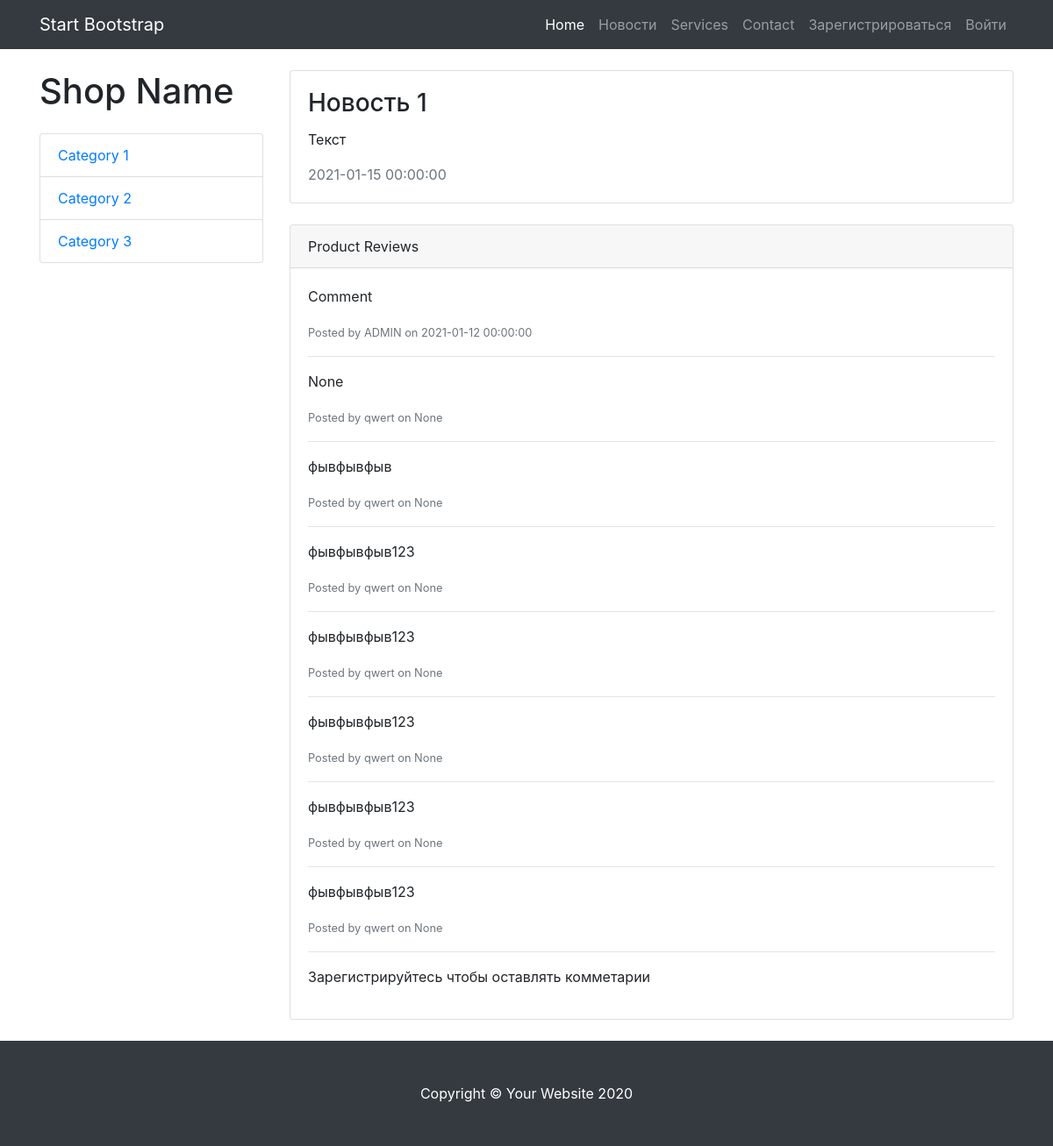
Screenshot of /news/1 with the database file from the repository.
### data/news.py (models this page shows, shortened)
class News(SqlAlchemyBase, SerializerMixin):
    __tablename__ = 'news'
    id = sqlalchemy.Column(sqlalchemy.Integer,
                           primary_key=True, autoincrement=True)
    title = sqlalchemy.Column(sqlalchemy.String, nullable=True)
    content = sqlalchemy.Column(sqlalchemy.String, nullable=True)
    image = sqlalchemy.Column(sqlalchemy.String, nullable=True)
    created_date = sqlalchemy.Column(sqlalchemy.DateTime,
                                     default=datetime.datetime.now)
    is_private = sqlalchemy.Column(sqlalchemy.Boolean, default=True)
    user_id = sqlalchemy.Column(sqlalchemy.Integer,
                                sqlalchemy.ForeignKey("users.id"))
    user = orm.relation('User')

### data/comments.py (models this page shows)
class Comments(SqlAlchemyBase):
    __tablename__ = 'comments'
    id = sqlalchemy.Column(sqlalchemy.Integer,
                           primary_key=True, autoincrement=True)
    author_id = sqlalchemy.Column(sqlalchemy.Integer, sqlalchemy.ForeignKey("users.id"),
                                  nullable=True)
    text = sqlalchemy.Column(sqlalchemy.String, nullable=True)
    connected_to_id = sqlalchemy.Column(sqlalchemy.Integer)
    table_name = sqlalchemy.Column(sqlalchemy.String)
    likes_count = sqlalchemy.Column(sqlalchemy.Integer, nullable=True)
    date = sqlalchemy.Column(sqlalchemy.DateTime, nullable=True)
    empty = sqlalchemy.Column(sqlalchemy.Boolean, nullable=True)
    author = orm.relation('User')

### data/users.py (models this page shows, shortened)
class User(SqlAlchemyBase, UserMixin, SerializerMixin):
    __tablename__ = 'users'
    id = sqlalchemy.Column(sqlalchemy.Integer,
                           primary_key=True, autoincrement=True)
    name = sqlalchemy.Column(sqlalchemy.String, nullable=True)
    about = sqlalchemy.Column(sqlalchemy.String, nullable=True)
    email = sqlalchemy.Column(sqlalchemy.String,
                              index=True, unique=True, nullable=True)
    hashed_password = sqlalchemy.Column(sqlalchemy.String, nullable=True)
    created_date = sqlalchemy.Column(sqlalchemy.DateTime,
                                     default=datetime.datetime.now)
    news = orm.relation("News", back_populates='user')

### main.py (the view)
@app.route("/news/<int:id>", methods=['GET', 'POST'])
def news_item(id):
    db_sess = db_session.create_session()
    if current_user.is_authenticated:
        form = CommentForm()
        if form.validate_on_submit():
            comm = Comments()
            comm.connected_to_id = id
            comm.table_name = News.__tablename__
            comm.author_id = current_user.id
            comm.text = form.text.data
            db_sess.add(comm)
            db_sess.commit()
    else:
        form = None
    data = db_sess.query(News).get(id)
    comments = db_sess.query(Comments).filter(Comments.connected_to_id == id,
                                              Comments.table_name == News.__tablename__)
    return render_template("news_item.html", news=data, title=data.title, comments=comments, form=form)

### data/db_session.py (called while the page is built)
def create_session() -> Session:
    global __factory
    return __factory()

### templates/news_item.html (shortened to what this page needs)
{% extends "base.html" %}
{% block content %}
<div class="row">
      <div class="col-lg-3">
        <h1 class="my-4">Shop Name</h1>
        <div class="list-group">
          <a href="#" class="list-group-item">Category 1</a>
          <a href="#" class="list-group-item">Category 2</a>
          <a href="#" class="list-group-item">Category 3</a>
        </div>
      </div>
      <div class="col-lg-9">
         <div class="card mt-4">
          <div class="card-body">
            <h3 class="card-title">{{news.title}}</h3>
            <p class="card-text">{{news.content}}</p>
            <span class="text-muted">{{news.created_date}}</span>
          </div>
        </div>
        <div class="card card-outline-secondary my-4">
          <div class="card-header">
            Product Reviews
          </div>
          <div class="card-body">
              {% for item in comments%}
            <p>{{item.text}}</p>
            <small class="text-muted">Posted by {{item.author.name}} on {{item.date}}</small>
            <hr>
              {% endfor %}
              {% if form %}
                    <form action="" method="post">
                    {{ form.hidden_tag() }}
                    <p>
                    {{form.text.label}}
                    {{form.text(class="form-control", type="input")}}
                    </p>
                    {{ form.submit(type="submit", class="btn btn-primary") }}
                    </form>
              {%else %}
              <p>Зарегистрируйтесь чтобы оставлять комметарии</p>
              {% endif %}
          </div>
        </div>
      </div>
</div>
{% endblock %}

### static/css/shop-homepage.css (style rules this page uses)
body { padding-top: 56px; }

### rows the page displays
News: title "Новость 1", content "Текст", created_date "2021-01-15 00:00:00"
Comments: text "Comment", author.name "ADMIN", date "2021-01-12 00:00:00"
Comments: text "None", author.name "qwert", date "None"
Comments: text "фывфывфыв", author.name "qwert", date "None"
Comments: text "фывфывфыв123", author.name "qwert", date "None"
Comments: text "фывфывфыв123", author.name "qwert", date "None"
Comments: text "фывфывфыв123", author.name "qwert", date "None"
Comments: text "фывфывфыв123", author.name "qwert", date "None"
Comments: text "фывфывфыв123", author.name "qwert", date "None"
